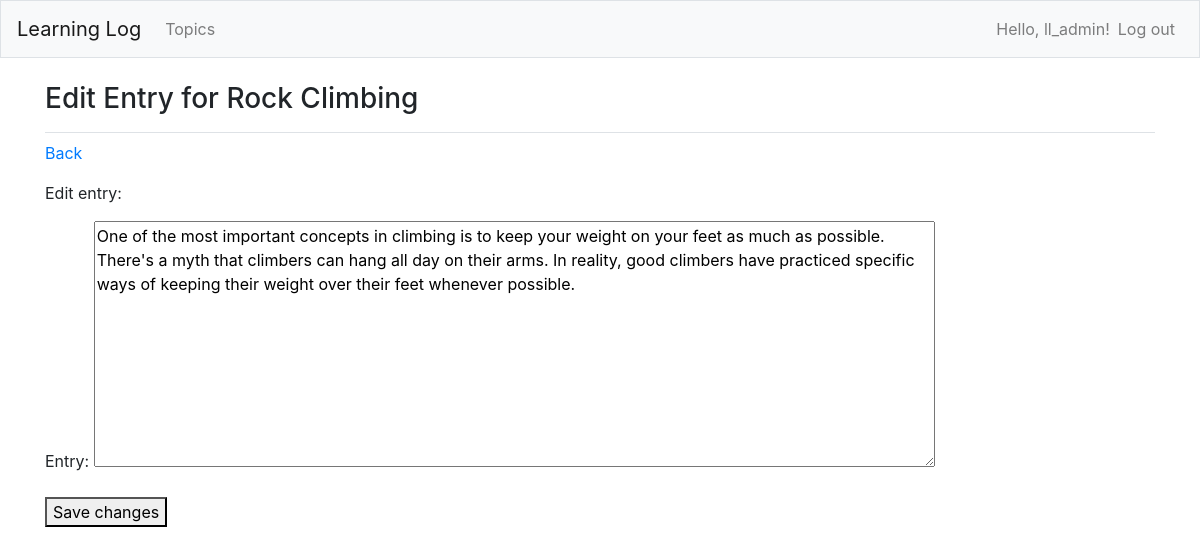
The app's page /edit_entry/3/ (signed in) with its own data.
### learning_logs/models.py (models this page shows, shortened)
class Topic(models.Model):
    text = models.CharField(max_length=200)
    date_added = models.DateTimeField(auto_now_add=True)
    owner = models.ForeignKey(User, on_delete=models.CASCADE)
    def __str__(self):
        return self.text

class Entry(models.Model):
    topic = models.ForeignKey(Topic, on_delete=models.CASCADE)
    text = models.TextField()
    date_added = models.DateTimeField(auto_now_add=True)
    class Meta:
            verbose_name_plural = 'entries'

### learning_logs/views.py (the view)
# urls.py: path('edit_entry/<int:entry_id>/', views.edit_entry, name='edit_entry')
@login_required
def edit_entry(request, entry_id):
    entry = Entry.objects.get(id=entry_id)
    topic = entry.topic
    if topic.owner != request.user:
        raise Http404
    if request.method != 'POST':
        form = EntryForm(instance=entry)
    else:
        form = EntryForm(instance=entry, data=request.POST)
        if form.is_valid():
            form.save()
            return redirect('learning_logs:topic', topic_id=topic.id)
    context = {'entry': entry, 'topic': topic, 'form': form}
    return render(request, 'learning_logs/edit_entry.html', context)

### learning_logs/forms.py
class EntryForm(forms.ModelForm):
    class Meta:
        model = Entry
        fields = ['text']
        labels = {'text': 'Entry'}
        widgets = {'text': forms.Textarea(attrs={'cols':80})}

### learning_logs/templates/learning_logs/edit_entry.html (shortened to what this page needs)
{% extends "learning_logs/base.html" %}
{% block page_header %}
    <h3>Edit Entry for {{ topic }}</h3>
{% endblock page_header %}
{% block content %}
    <p><a href="{% url 'learning_logs:topic' topic.id %}">Back</a></p>
    <p>Edit entry:</p>
    <form action="{% url 'learning_logs:edit_entry' entry.id %}" method='post'>
        {{ form.as_p }}
        <button name="submit">Save changes</button>
    </form>
{% endblock content %}

### learning_logs/templates/learning_logs/base.html (shortened to what this page needs)
{% load bootstrap4 %}
<!doctype html>
<html lang="en">
    <head>
        {% bootstrap_css %}
    </head>
    <body>
        <nav class="navbar navbar-expand-md navbar-light bg-light mb-4 border">
            <a class="navbar-brand" href="{% url 'learning_logs:index' %}">Learning Log</a>
            <div class="collapse navbar-collapse" id="navbarCollapse">
                <ul class="navbar-nav mr-auto">
                    <li class="nav-item">
                        <a class="nav-link" href="{% url 'learning_logs:topics' %}">Topics</a>
                    </li>
                </ul>
                <ul class="navbar-nav ml-auto">
                    {% if user.is_authenticated %}
                        <li class="nav-item">
                            <span class="navbar-text">Hello, {{ user.username }}!</span>
                        </li>
                        <li class="nav-item">
                            <a class="nav-link" href="{% url 'users:logout' %}">Log out</a>
                        </li>
                    {% endif %}
                </ul>
            </div>
        </nav>
        <main role="main" class="container">
            <div class="pb-2 mb-2 border-bottom">
                {% block page_header %}{% endblock page_header %}
            </div>
            <div>
                {% block content %}
                {% endblock content %}
            </div>
        </main>
    </body>
</html>

### records on screen
Topic: text "Rock Climbing"
Entry: text "One of the most important concepts in climbing is to keep your weight on your feet as much as possible. There's a myth that climbers can hang all day on their arms. In reality, good climbers have practiced specific ways of keeping their weight over their feet whenever possible."

### other values on screen
{{ user.username }} "ll_admin"
